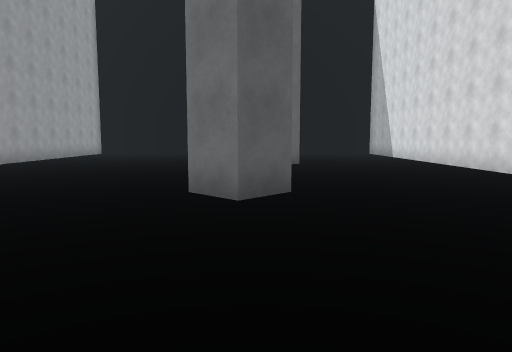
[1] (above)

15 first-person views from a walk through a scene from a Unity 3-D project. The camera is 1.5 m above the floor, tilts 6° down and sees 70° across. The floor is counted in squares, 1.89 m on a side. Each view is taken from the middle of a square. On the plan, view 1 faces up. The plan holds only what a view shows up to about 12 squares ahead; the rest is blank. The place goes on beyond the plan. The player is left out.

[2]
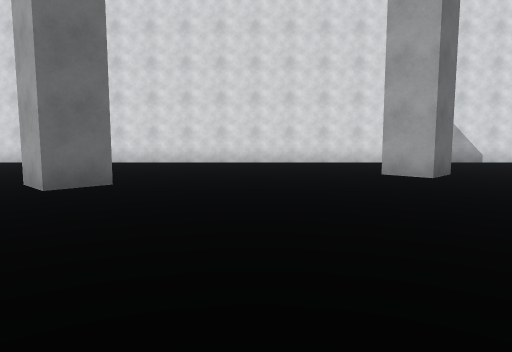

[3]
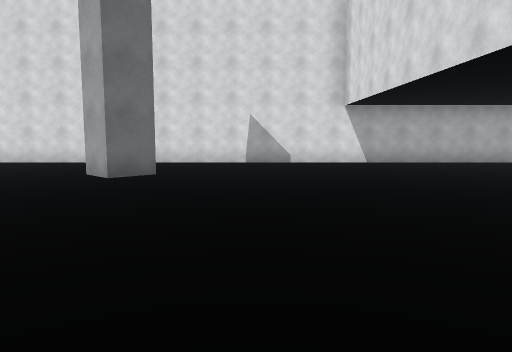

[4]
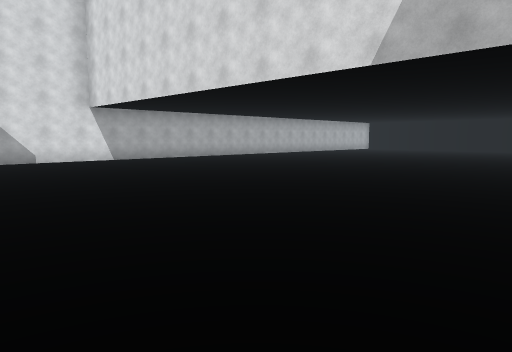

[5]
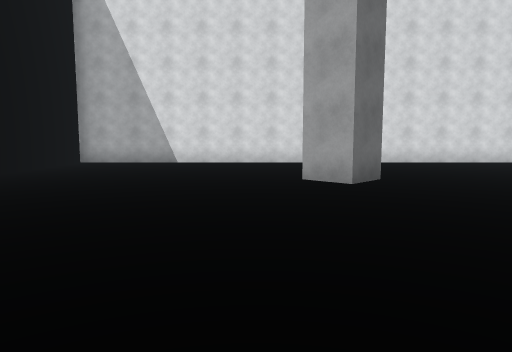

[6]
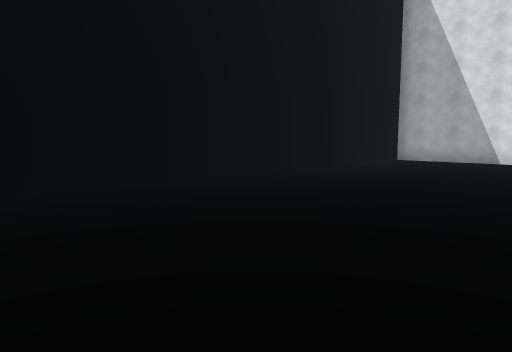

[7]
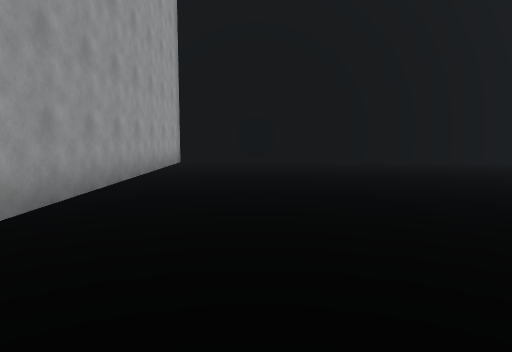

[8]
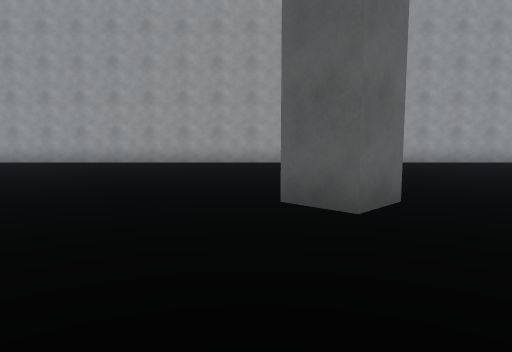

[9]
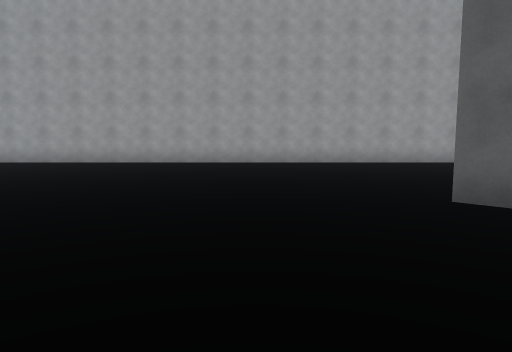

[10]
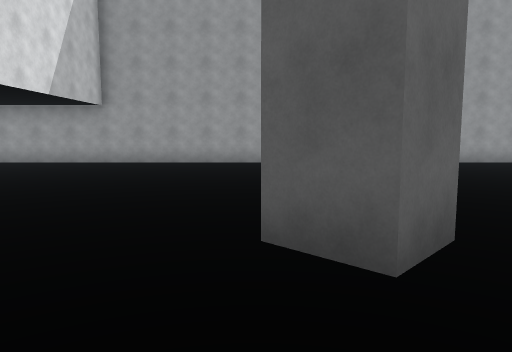

[11]
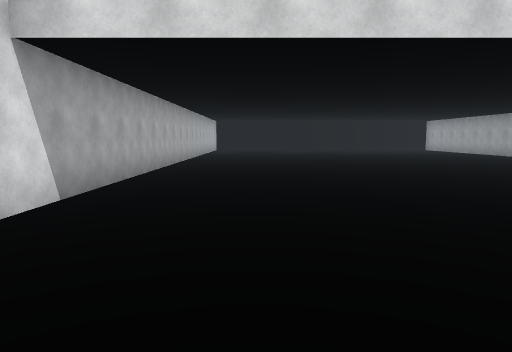

[12]
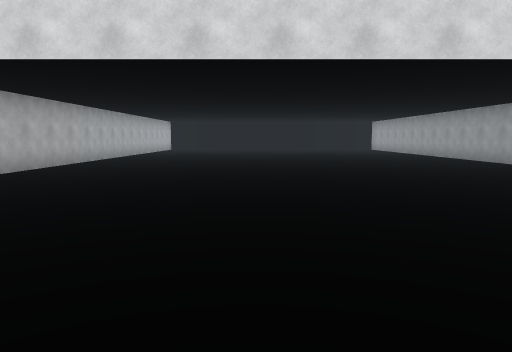

[13]
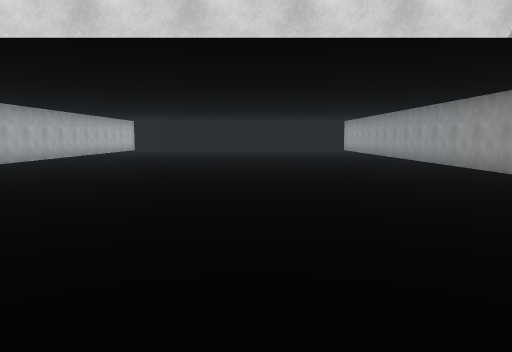

[14]
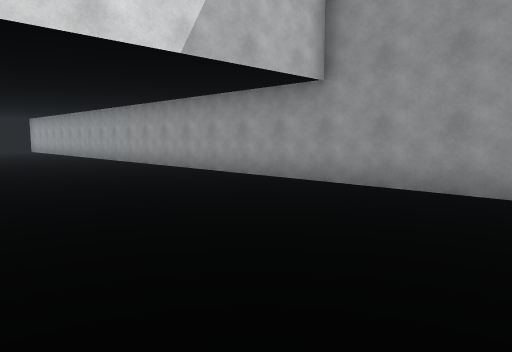

[15]
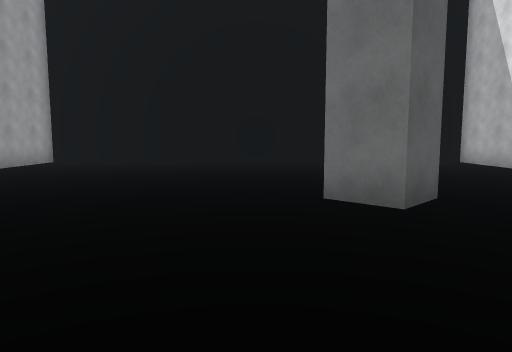

### Floor plan
Points are (right, up) in squares from view 1. A wall is a line through its corners. A room is listed if a view was taken in it or the views show most of it. See-through windows are left out.
Room 1 (views 1, 2, 3, 4, 5, 6, 7, 8, 9, 10, 11, 12, 13, 14, 15)
walls: (0.7, -1.3) (1.4, -0.6) (2.1, -1.2) (1.4, -2) (0.7, -1.3); (-0.2, 4.3) (-0.9, 5) (-0.2, 5.7) (0.5, 5) (-0.2, 4.3); (1.3, 10.5) (0.6, 9.8) (-0.2, 10.5) (0.6, 11.2); (5.4, -15.1) (5.4, 17.5) (-7.4, 17.5) (-7.4, -15.1)

Where each view was taken, in squares from view 1:
view 1: 0 up, 0 right, facing up
view 2: 2 up, 6 left, facing right
view 3: 4 down, 6 left, facing right
view 4: 2 down, 7 left, facing down-right
view 5: 12 up, 6 left, facing right
view 6: 12 up, 7 left, facing up-right
view 7: 6 up, 5 left, facing up
view 8: 4 up, 4 right, facing left
view 9: 2 up, 4 right, facing left
view 10: 2 down, 4 right, facing left
view 11: 3 down, 3 right, facing down
view 12: 2 down, 0 right, facing down
view 13: 3 down, 2 left, facing down
view 14: 3 down, 2 left, facing down-left
view 15: 6 up, 1 left, facing up
